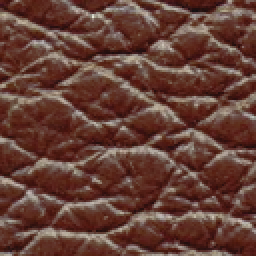
%> input picture ImageMelding/Plastic.png, 128 x 128 px (shown 2 times larger)
$ octave TextureInterpolation.m   (GNU Octave 9; MATLAB toolbox functions it lacks are replaced by stand-ins)
%> lines starting %> are read from the running program, lines starting %| are printed output that depends on the picture; in (x1, y1, x2, y2) boxes, pixels count from 0 and x2, y2 are one past the last pixel; in counts of white or black regions, pixels touching at a corner belong together; the program's own positions count from 1
### ImageMelding/read_mask_image.m
%reads the input image and wherever the color is magenta it assings it to be a hole!
function [im_out im_mask invalid_mask] = read_mask_image(f_name, in_scale,thr)
im_out = im2double(imread(f_name));
imR = im_out(:,:,1);

my_ones = ones(size(imR));
im_mask_R = zeros(size(imR));
inds = find(imR >= thr);
im_mask_R( inds) = my_ones(inds);
im_mask_RN = zeros(size(imR));
im_mask_RN(imR <= 1 - thr) = 1;
imG = im_out(:,:,2);
im_mask_G = zeros(size(imG));
inds = find(imG <=  1 - thr);
im_mask_G( inds) = my_ones(inds);
im_mask_GN = zeros(size(imG));
im_mask_GN(imG >= thr) = 1;
imB = im_out(:,:,3);
im_mask_B = zeros(size(imB));
inds = find(imB >= thr);
im_mask_B( inds) = my_ones(inds);


im_mask = double(im_mask_R & im_mask_B & im_mask_G);
invalid_mask = double(im_mask_RN & im_mask_B & im_mask_GN);
inds = find(repmat(im_mask, [1 1 3]));
invalid_inds = find(repmat(invalid_mask, [1 1 3]));
im_out(invalid_inds) = 1000;
im_out(inds) = 0;
im_out = imresize(im_out,in_scale);
im_mask = imresize(im_mask,in_scale);
[im_out im_mask] = fix_downsampled_mask(im_out,im_mask);
my_ones = ones(size(im_mask));
inds = find(im_mask ~= 0);
im_mask(inds) = my_ones(inds);

### ImageMelding/fix_downsampled_mask.m
function [im_out,im_mask] = fix_downsampled_mask( input_im, input_mask)
%input_mask(input_mask < 0.01) = 0;

TT = 0.9;
ch_num = size(input_im,3);
%input_mask(input_mask > TT) = 1;
mask_3ch = repmat(input_mask, [1 1 ch_num]);

im_out = input_im ./ ( 1 - mask_3ch );
im_out(mask_3ch == 1) = 0;
im_mask = input_mask;
im_mask(im_mask < TT) = 0;
im_mask(im_mask ~= 0) = 1;
%im_out(repmat(input_mask, [1 1 ch_num]) == 1) = 0;

### ImageMelding/generate_linear_blend.m
% [11 lines of commented-out code are left out]


function [alpha_mask] = generate_linear_blend(input_mask)

x = input_mask(1,:,:);
st_ind = find(x, 1, 'first');
end_ind = find(x, 1, 'last');
y = ones(size(x));
l = end_ind - st_ind;
M = drawS(l, 1);
y(st_ind: st_ind +length(M) - 1) = 1 - M;%(1:l)/ l;
y(st_ind +length(M): end) = 0;
N = 100;

alpha_mask = repmat(y, [size(input_mask,1),1]);

### ImageMelding/drawS.m
function [T] =  drawS( L, gamma)
%L = 300;
%gamma = 2.1;
T1 = [1:L/2] / (L/2);
T1 = T1 .^ gamma;
%T2= T1;
T2 = 1- flipdim(T1,2);
T = double([T2 (1+T1)] / 2);
%plot(T);

### ImageMelding/random_merge.m
function [out_im, out_mask] = random_merge(im1, im2, blend_alpha, patch_size)
nCh = size(im1,3);
szX = size(blend_alpha,1);
szY = size(blend_alpha,2);
out_im = zeros(szX, szY, nCh);
dimX = ceil(szX / patch_size);
dimY = ceil(szY / patch_size);
rnd = rand(dimX, dimY);

posX = rand(dimX, dimY);
posY = rand(dimX, dimY);
blend_im_rsz = imresize(blend_alpha,size(rnd),'nearest');


for i = 1 : dimX
    dstXS = (i - 1) * patch_size + 1;
    dstXE = min(i * patch_size, szX);
    lX = dstXE - dstXS;
    for j = 1 : dimY

        dstYS = (j - 1) * patch_size + 1;
        dstYE = min(j * patch_size, szY);
        lY = dstYE - dstYS;
        if rnd(i,j) < blend_im_rsz(i,j)
            rnd(i,j) = 0;
            srcXS = floor((size(im1,1) - patch_size) * posX(i,j)) + 1;
            srcYS = floor((size(im1,2) - patch_size) * posY(i,j)) + 1;
            out_im(dstXS : dstXE, dstYS : dstYE, :) = im1(srcXS: srcXS + lX, srcYS: srcYS+lY,:);
        else
            rnd(i,j) = 1;
            srcXS = floor((size(im2,1) - patch_size) * posX(i,j)) + 1;
            srcYS = floor((size(im2,2) - patch_size) * posY(i,j)) + 1;
            out_im(dstXS : dstXE, dstYS : dstYE, :) = im2(srcXS: srcXS + lX, srcYS: srcYS+lY,:);
        end
    end
end
out_mask = imresize(rnd, [szX, szY],'nearest');

### ImageMelding/generate_scale_pyramid_forEM.m
function [trg_im, out_Pyr, mask_Pyr, out_scales, true_src_sizes] = generate_scale_pyramid_forEM( ...
    input_im, input_mask, start_scale, num_scales, is_logscale)

cur_scale = start_scale;
scale_step = (1 - start_scale) / (num_scales - 1);
im_szX = size(input_im,1); im_szY = size(input_im,2);

out_Pyr = cell(num_scales, 1);
mask_Pyr = cell(num_scales, 1);

true_src_sizes = cell(num_scales,1);
out_scales = zeros(num_scales,1);

logMin = log2(start_scale);

if(num_scales == 1)
    diff = 0;
    log_SZ = [0];
else
    diff = logMin / (num_scales - 1);
    log_SZ = 0 : diff : logMin;
end

sZs = flipdim(2 .^ log_SZ,2);
for k = 1 : num_scales
    if is_logscale
        cur_scale = sZs(k);
        cur_szX = round(cur_scale * im_szX);
        cur_szY = round(cur_scale * im_szY);
    else
        cur_szX = round(cur_scale * im_szX);
        cur_szY = round(cur_scale * im_szY);
        cur_scale = cur_scale + scale_step;
    end
    true_src_sizes{k} = [cur_szX cur_szY];
    out_scales(k) = cur_scale;

    src_im = imresize(input_im, [cur_szX cur_szY],'lanczos3');
    src_mask = imresize(input_mask,[cur_szX cur_szY],'lanczos3');
    if(k == 1)
        trg_im = src_im;
    end
    out_Pyr{k} = src_im;
    mask_Pyr{k} = src_mask;

end

### ImageMelding/do_EM_iter_texture.m
function [output_im, output_NNF] = do_EM_iter_texture(trg_im, src_im_ScalePyr, mask_Pyr, trg_mask, src_scales, options, num_em, scale_ind, big_size, org_im, org_mask,org_src1, org_src2, num_pyrs, alpha_mask,input_NNF_Pyrs)

global out_directory;
global grad_weight;
global max_val_B;

num_src = 2;
cur_src = src_im_ScalePyr{scale_ind};
cur_alpha_mask = imresize(alpha_mask, [size(cur_src,1) size(cur_src,2)],'lanczos3');
num_channels = size(trg_im, 3); % 5
options.window_size = 0;

cur_mask = mask_Pyr{scale_ind};
[cur_src, cur_mask_fixed] = fix_downsampled_mask(cur_src, cur_mask);
cur_org = cur_src;
cur_org(find(repmat(cur_mask_fixed, [1 1 num_channels]))) = -1000;

src1_im_PYR = make_pyramid_noscale(org_src1,zeros(size(org_src1,1),size(org_src1,2)), size(trg_im,1)/big_size(1), options.max_scale, num_pyrs);%single(src_im_big);
src2_im_PYR = make_pyramid_noscale(org_src2,zeros(size(org_src2,1),size(org_src2,2)), size(trg_im,1)/big_size(1), options.max_scale, num_pyrs);%single(src_im_big);

src_im_PYR = {src1_im_PYR,src2_im_PYR};
alpha = cur_mask;
mask_cells = {repmat(cur_alpha_mask,[1 1 num_channels]), 1 - repmat(cur_alpha_mask,[1 1 num_channels])};
alpha(alpha < 0.05) = 0;
alpha_fixed = alpha;
alpha_fixed(alpha < 0.01) = 0;

alpha = repmat(alpha_fixed, [1 1 num_channels]);
weight_mask = single(mask2weights_hole(~alpha_fixed,1.3));

options.trg_weight = single(weight_mask);
options.EM_alpha = single(alpha(:,:,1));

prev_NNF_Pyrs = cell(num_src,1);
if ~isempty(input_NNF_Pyrs)
    for k = 1 : num_src
        pNN = single(input_NNF_Pyrs{k});
        NNF_NN = single(upscale_NNmap(pNN,size(trg_im,1), size(trg_im,2),size(src_im_PYR{k}.ims{1},1), size(src_im_PYR{k}.ims{1},2), size(src_im_PYR{k}.ims{1},1), size(src_im_PYR{k}.ims{1},2), options));
        prev_NNF_Pyrs{k} = NNF_NN;
    end
end


imwrite(lab2rgb(trg_im(:,:,1:3)), sprintf('%s\\Im%03d_Iter%03d.png', out_directory,(scale_ind), 0));
for e = 1 : num_em
    trg_im_PYR.ims{1} = single(trg_im);
    trg_im_PYR.ims{1}(:,:,4) = 0;
    trg_im_PYR.ims{1}(:,:,5) = 0;
    trg_im_PYR.scales{1} = 1;

    for k = 1 : 2
        if ~isempty(prev_NNF_Pyrs{k})
            options.prev_map = prev_NNF_Pyrs{k};
        end

        opt = options;

        [cur_NNF GB] = sNNMex(trg_im_PYR, src_im_PYR{k}, opt);

        % GBArr{k} = GB;
        cur_vote = svoteMex(trg_im_PYR, src_im_PYR{k}, cur_NNF, options, GB);
        out_im = cur_vote(:,:,1:num_channels);

        out_im_arr{k} = out_im;
        prev_NNF_Pyrs{k} = cur_NNF;
    end
    isMax = 1;%mod(e,2);

    trg_im = combine_two_images(out_im_arr{1}, out_im_arr{2},mask_cells{1},mask_cells{2},isMax);

    %trg_im = alpha_fixed_blend .* trg_im + (1 - alpha_fixed_blend) .* cur_org;
    if(grad_weight)
        [dx dy]  = sGradMex(single(cur_org(:,:,1)));
        %if scale_ind < 3
        trg_im(:,:,4) = cur_mask_fixed .* trg_im(:,:,4) + (1 - cur_mask_fixed) .* dx;
        trg_im(:,:,5) = cur_mask_fixed .* trg_im(:,:,5) + (1 - cur_mask_fixed) .* dy;
        %end
        %if(k == num_em)
        res = do_poisson_combination(trg_im(:,:,1), ones(size(trg_im(:,:,1))), grad_weight, trg_im(:,:,4), trg_im(:,:,5));
        trg_im(:,:,1) = res;%alpha_fixed(:,:,1) .* res + (1 - alpha_fixed(:,:,1)) .* cur_src(:,:,1);
        if scale_ind >= 9
            res(res > max_val_B) = max_val_B;
            trg_im(:,:,1) = res;
        else
            res(res > 0.95 * max_val_B) = max_val_B;
            trg_im(:,:,1) = res;
        end
        %end
    end


    imwrite(lab2rgb(trg_im(:,:,1:3)), sprintf('%s\\Im%03d_Iter%03d.png',out_directory,(scale_ind), e));


end

output_im = trg_im;
output_NNF = prev_NNF_Pyrs;

### ImageMelding/make_pyramid_noscale.m
function out_pyr = make_pyramid_noscale(input_im, input_mask, min_scale, max_scale, num_scale)

global grad_weight;

logMin = log2(min_scale);
max_scale_global = min_scale + min_scale * max_scale;
logMax = log2(max_scale_global);
num_channels = size(input_im , 3);
if(num_scale == 1)
    diff = 0;
    log_SZ = [logMin];
else
    diff = (logMax - logMin) / (num_scale - 1);
    log_SZ = logMin : diff : logMax;
end

sZs = 2 .^ log_SZ;
ox  = size(input_im,1) ;
oy = size(input_im,2);
out_pyr_ims = cell(num_scale,1);
out_pyr.scales = cell(num_scale,1);
for k = 1 : num_scale
    sZ = sZs(k);

    szn = round(sZ *[ox oy]);
    out_pyr.scales{k} = ox / szn(1);
    sZIM_mask = imresize(input_mask,szn,'lanczos3');

    sZIM = imresize(input_im,szn,'lanczos3');
    sZIM_mask_b = imresize(sZIM_mask, [ox oy], 'lanczos3');
    sZIM_b = imresize(sZIM, [ox oy], 'lanczos3');

    [sZIM_b, sZIM_mask_b] = fix_downsampled_mask(sZIM_b, sZIM_mask_b);
    sZIM_b(find(repmat(sZIM_mask_b,[1 1 num_channels]))) = -1000;

    out_pyr_ims{k} = single(sZIM_b);
end

out_pyr.ims = out_pyr_ims;

### ImageMelding/mask2weights_hole.m
function weights = mask2weights_hole(mask, alpha_weight)
%ObjInfluenceDistance = 0.33*nnz(mask)^0.5; % the influence region of an object is proportional to it's size, assuming one object in mask
%ObjInfluenceDistance = 0.05*numel(mask)^0.5; % the influence region of an object is proportional to the image size
disttrans = bwdist(mask);
%disttrans(disttrans>ObjInfluenceDistance) = ObjInfluenceDistance;
weights = 5+200*alpha_weight.^(-disttrans-5*double(~mask));
end

### ImageMelding/lab2rgb.m

function [out_im] = lab2rgb(input_im)

C = makecform('lab2srgb');
input_im(isinf(input_im)) = 0;
out_im = applycform(double(input_im), C);

### ImageMelding/TextureInterpolation.m
% Image Melding
% MATLAB Scripts and Mex Executables Version 1.0 (2012-03-12)
%
%   By Soheil Darabi
%   Copyright Adobe Systems Inc
%   Licensed by Adobe for noncommercial research use only.

clc;
clear options;
close all;
path(path, '.\Mexfiles');

global grad_weight;%lambda value in the paper
global out_directory;%directory name for saving intermediate files

input_file_name = 'Bricks_Plastic.png';
out_directory = '.\Results';
grad_weight = 2.0;

 im1_src = im2double(imread('Plastic.png'));
 im2_src = im2double(imread( 'Bricks.png'));
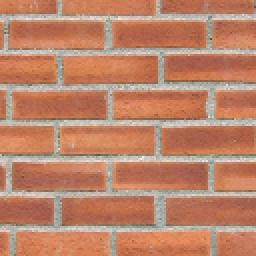
%> input picture ImageMelding/Bricks.png, 128 x 128 px (shown 2 times larger)
[im1 im1_mask invalid_mask] = read_mask_image(input_file_name,1,0.8); %reads the input image and wherever the color is magenta it assings it to be a hole!
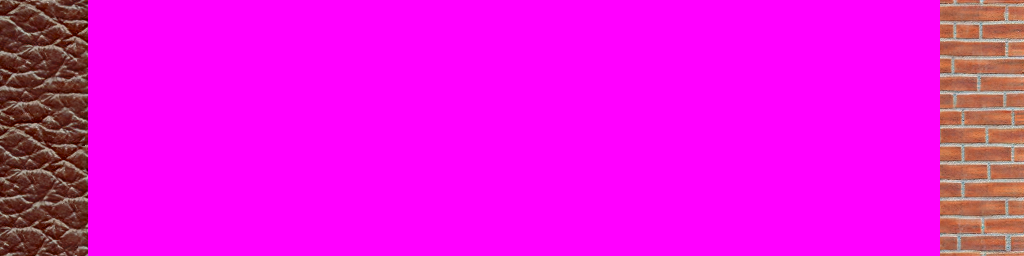
%> input picture ImageMelding/Bricks_Plastic.png, 1024 x 256 px
%> in read_mask_image, `inds = find(imR >= thr);`: inds = 220114 values from 13689 to 262144
%> in read_mask_image, `im_mask_R( inds) = my_ones(inds);`:
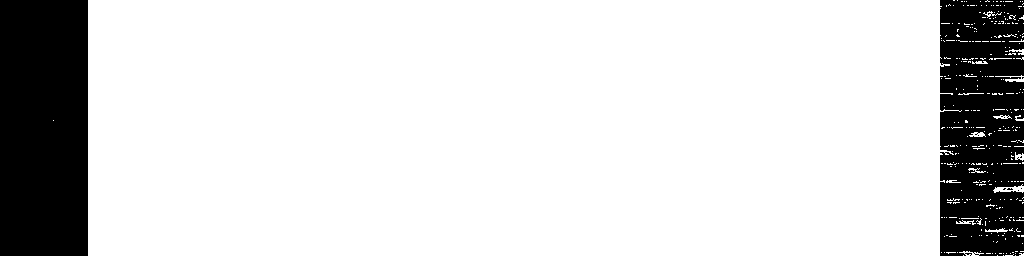
%> im_mask_R: size 256x1024 double; values 0 (black) and 1 (white), 84% white; 10 black regions (8 under 20 px), largest, box (x1, y1, x2, y2) and area: (0, 0, 88, 256) 22527, (940, 0, 1024, 256) 19480
%> in read_mask_image, `im_mask_RN(imR <= 1 - thr) = 1;`: im_mask_RN: size 256x1024 double; values 0 (black) and 1 (white), 0.06% white in thin lines or dots, all inside (x1, y1, x2, y2) = (0, 1, 88, 256)
%> in read_mask_image, `inds = find(imG <=  1 - thr);`: inds = 230549 values from 3 to 240640
%> in read_mask_image, `im_mask_G( inds) = my_ones(inds);`: im_mask_G: size 256x1024 double; values 0 (black) and 1 (white), 87.9% white; 129 black regions (107 under 20 px), largest, box (x1, y1, x2, y2) and area: (940, 0, 1024, 256) 21504, (0, 93, 88, 245) 4870, (0, 36, 88, 98) 1986
%> in read_mask_image, `im_mask_GN(imG >= thr) = 1;`: im_mask_GN: size 256x1024 double; values 0 (black) and 1 (white), 0.08% white in thin lines or dots, all inside (x1, y1, x2, y2) = (940, 1, 1024, 254)
%> in read_mask_image, `inds = find(imB >= thr);`: inds = 218182 values from 22529 to 261965
%> in read_mask_image, `im_mask_B( inds) = my_ones(inds);`: im_mask_B: size 256x1024 double; values 0 (black) and 1 (white), 83.2% white; 2 black regions, box (x1, y1, x2, y2) and area: (0, 0, 88, 256) 22528, (940, 0, 1024, 256) 21434
%> in read_mask_image, `im_mask = double(im_mask_R & im_mask_B & im_mask_G);`: im_mask: size 256x1024 double; values 0 (black) and 1 (white), 83.2% white; 2 black regions, box (x1, y1, x2, y2) and area: (0, 0, 88, 256) 22528, (940, 0, 1024, 256) 21504
%> in read_mask_image, `invalid_mask = double(im_mask_RN & im_mask_B & im_mask_GN);`: invalid_mask: size 256x1024 double; every value is 0
%> in read_mask_image, `inds = find(repmat(im_mask, [1 1 3]));`: inds = 654336 values from 22529 to 764928
%> in read_mask_image, `invalid_inds = find(repmat(invalid_mask, [1 1 3]));`: invalid_inds = []
%> in read_mask_image, `im_out(inds) = 0;`:
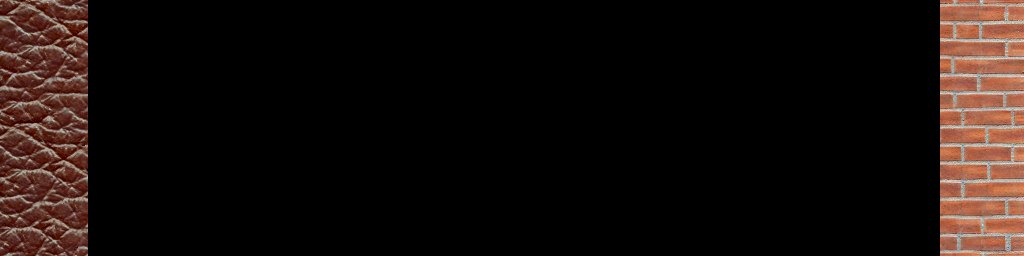
%> im_out: size 256x1024x3 double; mean R, G, B 0.0915, 0.0595, 0.0484
%> in fix_downsampled_mask, `im_out = input_im ./ ( 1 - mask_3ch );`: im_out: size 256x1024x3 double; 83.2% of the values are NaN or infinite; the others: min 0, max 0.984, mean 0.396
%> in read_mask_image, `inds = find(im_mask ~= 0);`: inds = 218112 values from 22529 to 240640

 alpha_mask = generate_linear_blend(im1_mask);
%> in generate_linear_blend, `x = input_mask(1,:,:);`: x = 1024 values, max 1 at index 89, min 0 at index 1, mean 0.832
%> in generate_linear_blend, `st_ind = find(x, 1, 'first');`: st_ind = 89
%> in generate_linear_blend, `end_ind = find(x, 1, 'last');`: end_ind = 940
%> in generate_linear_blend, `l = end_ind - st_ind;`: l = 851
%> in drawS, `T1 = [1:L/2] / (L/2);`: T1 = 425 values from 0.00235 to 0.999
%> in drawS, `T2 = 1- flipdim(T1,2);`: T2 = 425 values from 0.00118 to 0.998
%> in drawS, `T = double([T2 (1+T1)] / 2);`: T = 850 values from 0.000588 to 0.999

options.parallel_iter =6; %number of random search in Generalized PatchMatch (GPM)
options.patch_size = 10;%patchsize
options.min_scale = 0.9;%minimum scale in GPM
options.max_scale = 1.3;%maximum scale in GPM
options.min_relscale = 0.9;%minimum relative scale in GPM
options.max_relscale = 1.1;%maximum relative scale in GPM
options.min_angle = -pi/4;%minimum rotation
options.max_angle = pi/4;%maximum rotation
options.search_reflection = 1;%indicates if the algorithm should search for reflection.  If you turn it on you need more parallel_iter!
options.window_size = 0;%Specifies the local search
options.random_init = 1;%if it is turned to zero, GPM initializes the locations to be identity
options.do_random_search = 1;%if it is turned to zero, algorithm just does random search

options.min_Bias = single([-10   ; -50   ;   -50;      0; 0]);%minimum bias in Lab space.  The last two channels are related to gradients.  As gradients can be drived from colors, if you leave it as it's the algorithm automatically uses gain of color channels.
options.max_Bias = single([10 ; 50 ;  50; 0;0]);%maximum bias
options.min_Gain = single([0.9  ; 0.9     ;   0.9;      1;1]);%minimum gain
options.max_Gain = single([1.5  ; 1.5   ;   1.5;    1;1]);%maximum gain
init_im = random_merge(im1_src,im2_src,alpha_mask,options.patch_size);%the initial guess is created by selecting patches from each source randomly.  The probablity of the selcetion is based on how close the synthesis region is to each of the sources.
%> after the loop in random_merge, `for i = 1 : dimX`:
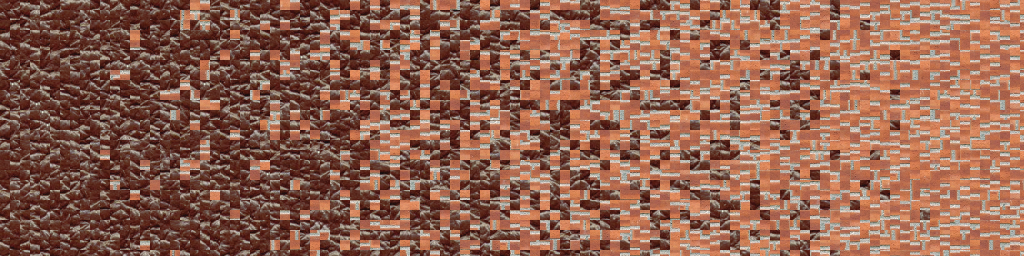
%> out_im: size 256x1024x3 double; mean R, G, B 0.571, 0.387, 0.317
%> after the loop in random_merge, `for i = 1 : dimX`:
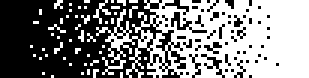
%> rnd: size 26x103 double (shown 3 times larger); values 0 (black) and 1 (white), 50.2% white; 56 black regions (54 under 20 px), largest, box (x1, y1, x2, y2) and area: (0, 0, 62, 26) 1146, (57, 4, 69, 11) 25
%> after the loop in random_merge, `for i = 1 : dimX`: srcXS = 7; srcYS = 55
%> in random_merge, `out_mask = imresize(rnd, [szX, szY],'nearest');`: out_mask: size 256x1024 double; values 0 (black) and 1 (white), 50.2% white; 56 black regions, largest, box (x1, y1, x2, y2) and area: (0, 0, 616, 256) 112171, (567, 39, 686, 108) 2451, (666, 177, 746, 256) 1770

options.coh_weigh = 1;%if set to 1 the algorithm gives more weight to the coherent regions.
options.normalize_weight = 0;%if set to 0 the algorithm ignores gain and bias adjustments
options.num_threads = 12;%number of threads
options.do_MinNNF = 2;%the algorithm does this number of random searches after merges previous NNF and current one.  Please refer to original PM for more details
options.grad_weight = grad_weight;
num_pyrs = 10;%number of scaled pyramids algorithm needs for synthesis

big_size =  [size(im1,1), size(im1,2)];
%> big_size = [256 1024]

start_scale = 35 / min(size(im1,1), size(im1,2));%the coasest scale is 35
%> start_scale = 0.137

num_scales = 10;%number of scales for EM iterations
num_em = 30;%initial number of EM iterations at coarsest scale
decrease_factor = 3;%when we go to finer resolutions we reduce this number from number of EM iterations
min_scale = 5;%the minimum number of EM iterations

C = makecform('srgb2lab');
im1 = applycform(im1, C);%takes the image to Lab space
%> im1: size 256x1024x3 double; mean of channels 1, 2, 3 7.3, 3.3, 3.2
im1 = cat(3,im1,zeros(size(im1,1),size(im1,2),2));%add two channels for gradients.
im1_src = applycform(im1_src, C);%takes the image to Lab space
%> im1_src: size 128x128x3 double; mean of channels 1, 2, 3 31.1, 16.4, 14
im1_src = cat(3,im1_src,zeros(size(im1_src,1),size(im1_src,2),2));%add two channels for gradients.
im2_src = applycform(im2_src, C);%takes the image to Lab space
%> im2_src: size 128x128x3 double; mean of channels 1, 2, 3 60.7, 21.2, 24.6
im2_src = cat(3,im2_src,zeros(size(im2_src,1),size(im2_src,2),2));%add two channels for gradients.


%options.vote_weight = single(fspecial('gaussian', options.patch_size,options.patch_size/1));%single(ones(options.patch_size,options.patch_size));
options.vote_weight = single(ones(options.patch_size,options.patch_size));%instead of box filter in vote step you can apply other filters such as Gaussian

im_szX = size(im1,1); im_szY = size(im1,2);
%> after `im_szX = size(im1,1)`: im_szX = 256
%> after `im_szY = size(im1,2)`: im_szY = 1024
is_log_upscale = 1;

[trg_im,  src_Pyr, mask_Pyr, src_scales, true_src_sizes] = generate_scale_pyramid_forEM(im1, im1_mask, start_scale, num_scales,is_log_upscale);%generates all the source pyramids for every EM scale
%> after the loop in generate_scale_pyramid_forEM, `for k = 1 : num_scales`: mask_Pyr = 10 items; out_scales = [0.137; 0.171; 0.213; 0.265; 0.331; 0.413; 0.515; 0.643; 0.802; 1]; true_src_sizes = {[35 140], [44 175], [54 218], [68 272], [85 339], [106 423], [132 528], [165 658], [205 821], [256 1024]}
%> src_Pyr = 10 items; mask_Pyr = 10 items; src_scales has the same summary as out_scales in generate_scale_pyramid_forEM

trg_mask = mask_Pyr{1};
[trg_im,trg_mask] = fix_downsampled_mask(trg_im, trg_mask); %when downsample an image with a hole, the values of the boundaries get affected by both non-valid regions and valid regions.  This function correct those values.
%> in fix_downsampled_mask (call 2), `im_mask(im_mask < TT) = 0;`: im_mask: size 35x140 double; min 0, max 1.07, mean 0.828
%> in fix_downsampled_mask (call 2), `im_mask(im_mask ~= 0) = 1;`: im_mask: size 35x140 double; values 0 (black) and 1 (white), 82.9% white; 2 black regions, box (x1, y1, x2, y2) and area: (0, 0, 12, 35) 420, (128, 0, 140, 35) 420

trg_im(:,:,1:3) = imresize(applycform(init_im, C),[size(trg_im,1),size(trg_im,2)]);%applycform(tmp_im, C);

global max_val_B;
max_val_B =  max(max(trg_im(:,:,1)));%to control the colors don't get to brigh in synthesis I clamp values bigger than propertion of the maximum value.
%> max_val_B = 72.31
%> the run ends on the next line
cur_NN = [];;

for k = 1 : num_scales%loop over scales

    if k ~= 1

        trg_mask = imresize(trg_mask, true_src_sizes{k},'lanczos3');
        trg_im = imresize(cur_im, true_src_sizes{k},'lanczos3');
    end

    opt = options;
    if k > 3%for acceleration I avoid doing random search after a specific scale
        opt.do_random_search = 0;
        opt.do_MinNNF = 0;
    end
    size(im1, 1)
    size(im1, 2)
    big_size =  [size(im1,1), size(im1,2)]
    [cur_im cur_NN] = do_EM_iter_texture(trg_im, src_Pyr, mask_Pyr, trg_mask, src_scales, opt, num_em, k,big_size, im1, im1_mask, im1_src, im2_src, num_pyrs,alpha_mask,cur_NN);
